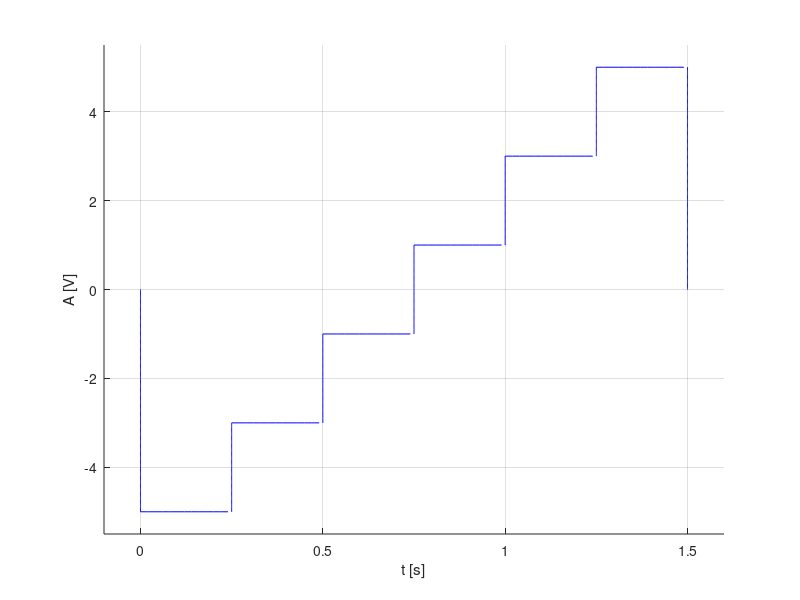

Here is the MATLAB script that generated this plot:
%Se va genera un semnal cu rezolutie temporara de 2ms, 20ms
%200ms pentru un semnal continuu de tipul:

%3. Semnal dreptunghiular multinivel, aleator
%? Durata fiecarui nivel: 0,25 s.
%? Nivelurile
%a) {-1, 1}
%b) {-3,-1,1,3}
%c) {-5,-3,-1,1,3,5}
%d) {-7,-5,-3,-1,1,3,5,7}

hold on
xlabel('t [s]'),ylabel('A [V]')
%c) nivelurile {-5,-3,-1,1,3,5}
%Rezolutia temporara de 20ms

%y variaza de la 0 la -5
y=0:-0.02:-5;
x=y*0;
plot(x,y,'b')
%nivel -5
x = 0: 0.02: 1/4;
y = -5+0*x;
plot(x, y, 'b'),grid

%x=1/4;y variaza de la -5 la -3
y=-5:0.02:-3;
x=y*0+1/4;
plot(x,y,'b')

%nivel -3
x = 1/4:0.02:1/2;
y=-3+0*x;
plot(x,y,'b')

%x=1/2;y variaza de la -3 la -1
y=-3:0.02:-1;
x=y*0+1/2;
plot(x,y,'b')

%nivel -1
x = 1/2:0.02:3/4;
y=-1+x*0;
plot(x,y,'b')

%x=3/4;y variaza de la -1 la 1
y=-1:0.02:1;
x=y*0+3/4;
plot(x,y,'b')

%nivel 1
x = 3/4:0.02:1;
y=1+x*0;
plot(x,y,'b')

%x=1;y variaza de la 1 la 3;
y=1:0.02:3;
x=y*0+1;
plot(x,y,'b')

%nivel 3
x = 1:0.02:5/4;
y=3+x*0;
plot(x,y,'b')

%x=5/4;y variaza de la 3 la 5
y=3:0.02:5;
x=y*0+5/4;
plot(x,y,'b')

%nivel 5
x = 5/4:0.02:6/4;
y=5+x*0;
plot(x,y,'b')

%x=6/4;y variaza de la 5 la 0
y=5:-0.02:0;
x=y*0+6/4;
plot(x,y,'b')

axis([-0.1 1.6 -5.5 5.5])